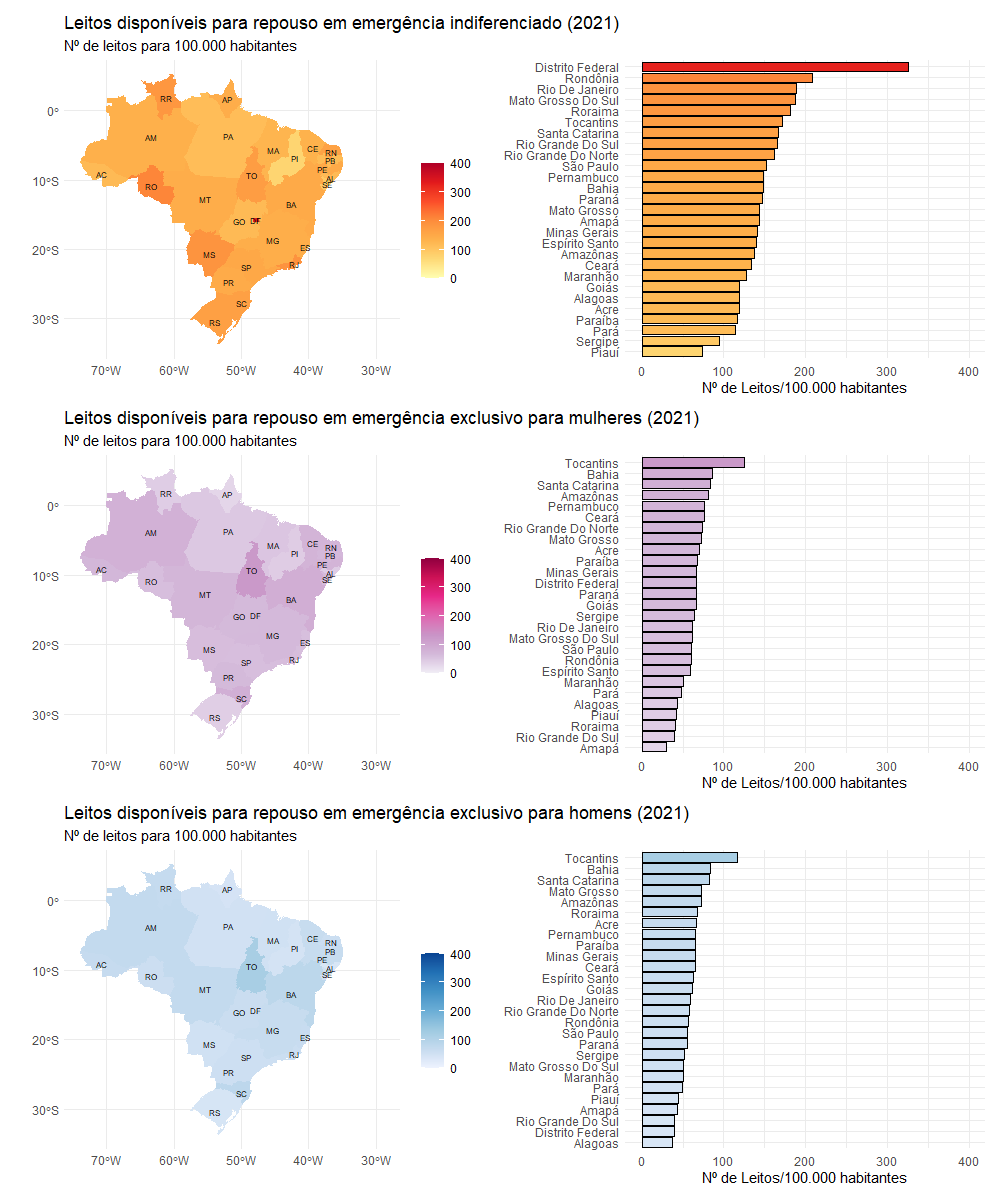

This chart was generated by the following R code:
# pacotes -------------------------------------------------------------------------------------
library(geobr)
library(ggplot2)
library(dplyr)
library(patchwork)

# objeto com todos os estados -----------------------------------------------------------------
states <-
  geobr::read_state(year = 2020,
                    showProgress = FALSE)

# dataset CNES - leitos -----------------------------------------------------------------------
df <-
  readr::read_rds("tabela")

df_joined <-
  dplyr::inner_join(x = states,
                    y = df,
                    by = c("abbrev_state" = "sigla_uf"))

dplyr::glimpse(df_joined)

# grafico -------------------------------------------------------------------------------------
# mapa indiferenciado
g1 <-
  df_joined |>
  mutate(leito_repouso_ind_urgencia_cem_mil =
           as.integer((
             total_leito_repouso_ind_urgencia / populacao
           ) * 100000)) |>
  ggplot() +
  geom_sf(aes(fill = leito_repouso_ind_urgencia_cem_mil),
          color = NA,
          size = .15) +
  labs(title = "Leitos disponíveis para repouso em emergência indiferenciado (2021)",
       subtitle = "Nº de leitos para 100.000 habitantes",
       size = 8) +
  scale_fill_distiller(
    palette = "YlOrRd",
    name = "",
    limits = c(0, 400),
    direction = 2
  ) +
  theme_minimal() +
  geom_sf_text(aes(label = abbrev_state),
               size = 2) +
  xlab("") +
  ylab("")

# coluna indiferenciado
g2 <-
  df_joined |>
  mutate(leito_repouso_ind_urgencia_cem_mil =
           as.integer((
             total_leito_repouso_ind_urgencia / populacao
           ) * 100000)) |>
  mutate(name_state = forcats::fct_reorder(name_state, leito_repouso_ind_urgencia_cem_mil)) |>
  ggplot(
    aes(x = name_state,
        y = leito_repouso_ind_urgencia_cem_mil,
        fill = leito_repouso_ind_urgencia_cem_mil)
  ) +
  geom_bar(stat = "identity",
           colour = "black",
           show.legend = FALSE) +
  xlab("") +
  ylab("Nº de Leitos/100.000 habitantes") +
  scale_fill_distiller(palette = "YlOrRd",
                       limits = c(0, 400),
                       direction = 2) +
  theme_minimal() +
  scale_y_continuous(limits = c(0, 400)) +
  coord_flip()

# mapa mulheres
g3 <-
  df_joined |>
  mutate(leito_repouso_fem_urgencia_cem_mil =
           as.integer((
             total_leito_repouso_fem_urgencia / populacao
           ) * 100000)) |>
  ggplot() +
  geom_sf(aes(fill = leito_repouso_fem_urgencia_cem_mil),
          color = NA,
          size = .15) +
  labs(title = "Leitos disponíveis para repouso em emergência exclusivo para mulheres (2021)",
       subtitle = "Nº de leitos para 100.000 habitantes",
       size = 8) +
  scale_fill_distiller(
    palette = "PuRd",
    name = "",
    limits = c(0, 400),
    direction = 2
  ) +
  theme_minimal() +
  geom_sf_text(aes(label = abbrev_state),
               size = 2) +
  xlab("") +
  ylab("")

# coluna mulheres
g4 <-
  df_joined |>
  mutate(leito_repouso_fem_urgencia_cem_mil =
           as.integer((
             total_leito_repouso_fem_urgencia / populacao
           ) * 100000)) |>
  mutate(name_state = forcats::fct_reorder(name_state, leito_repouso_fem_urgencia_cem_mil)) |>
  ggplot(
    aes(x = name_state,
        y = leito_repouso_fem_urgencia_cem_mil,
        fill = leito_repouso_fem_urgencia_cem_mil)
  ) +
  geom_bar(stat = "identity",
           colour = "black",
           show.legend = FALSE) +
  xlab("") +
  ylab("Nº de Leitos/100.000 habitantes") +
  scale_fill_distiller(palette = "PuRd",
                       limits = c(0, 400),
                       direction = 2) +
  theme_minimal() +
  scale_y_continuous(limits = c(0, 400)) +
  coord_flip()

# mapa homens
g5 <-
  df_joined |>
  mutate(leito_repouso_masc_urgencia_cem_mil =
           as.integer((
             total_leito_repouso_masc_urgencia / populacao
           ) * 100000)) |>
  ggplot() +
  geom_sf(aes(fill = leito_repouso_masc_urgencia_cem_mil),
          color = NA,
          size = .15) +
  labs(title = "Leitos disponíveis para repouso em emergência exclusivo para homens (2021)",
       subtitle = "Nº de leitos para 100.000 habitantes",
       size = 8) +
  scale_fill_distiller(
    palette = "Blues",
    name = "",
    limits = c(0, 400),
    direction = 2
  ) +
  theme_minimal() +
  geom_sf_text(aes(label = abbrev_state),
               size = 2) +
  xlab("") +
  ylab("")

# coluna homens
g6 <-
  df_joined |>
  mutate(leito_repouso_masc_urgencia_cem_mil =
           as.integer((
             total_leito_repouso_masc_urgencia / populacao
           ) * 100000)) |>
  mutate(name_state = forcats::fct_reorder(name_state, leito_repouso_masc_urgencia_cem_mil)) |>
  ggplot(
    aes(x = name_state,
        y = leito_repouso_masc_urgencia_cem_mil,
        fill = leito_repouso_masc_urgencia_cem_mil)
  ) +
  geom_bar(stat = "identity",
           colour = "black",
           show.legend = FALSE) +
  xlab("") +
  ylab("Nº de Leitos/100.000 habitantes") +
  scale_fill_distiller(palette = "Blues",
                       limits = c(0, 400),
                       direction = 2) +
  theme_minimal() +
  scale_y_continuous(limits = c(0, 400)) +
  coord_flip()

# Layout com todos graficos
(g1 + g2) / (g3 + g4) / (g5 + g6)
